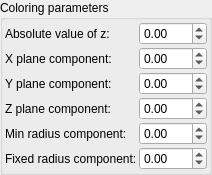
    <widget class="QGroupBox" name="groupBox_4">
     <property name="title">
      <string>Coloring parameters</string>
     </property>
     <layout class="QGridLayout" name="gridLayout_5">
      <property name="leftMargin">
       <number>2</number>
      </property>
      <property name="topMargin">
       <number>2</number>
      </property>
      <property name="rightMargin">
       <number>2</number>
      </property>
      <property name="bottomMargin">
       <number>2</number>
      </property>
      <property name="spacing">
       <number>2</number>
      </property>
      <item row="0" column="0">
       <layout class="QGridLayout" name="gridLayout_4" columnstretch="0,1">
        <property name="spacing">
         <number>2</number>
        </property>
        <item row="4" column="0">
         <widget class="QLabel" name="label_28">
          <property name="text">
           <string>Min radius component:</string>
          </property>
         </widget>
        </item>
        <item row="2" column="0">
         <widget class="QLabel" name="label_26">
          <property name="text">
           <string>Y plane component:</string>
          </property>
         </widget>
        </item>
        <item row="1" column="1">
         <widget class="MyDoubleSpinBox" name="spinbox3_mandelbox_color_x">
          <property name="sizePolicy">
           <sizepolicy hsizetype="Minimum" vsizetype="Maximum">
            <horstretch>0</horstretch>
            <verstretch>0</verstretch>
           </sizepolicy>
          </property>
          <property name="prefix">
           <string/>
          </property>
          <property name="suffix">
           <string/>
          </property>
          <property name="decimals">
           <number>2</number>
          </property>
          <property name="minimum">
           <double>-100.000000000000000</double>
          </property>
          <property name="maximum">
           <double>100.000000000000000</double>
          </property>
          <property name="singleStep">
           <double>0.100000000000000</double>
          </property>
         </widget>
        </item>
        <item row="3" column="1">
         <widget class="MyDoubleSpinBox" name="spinbox3_mandelbox_color_z">
          <property name="sizePolicy">
           <sizepolicy hsizetype="Minimum" vsizetype="Maximum">
            <horstretch>0</horstretch>
            <verstretch>0</verstretch>
           </sizepolicy>
          </property>
          <property name="prefix">
           <string/>
          </property>
          <property name="suffix">
           <string/>
          </property>
          <property name="decimals">
           <number>2</number>
          </property>
          <property name="minimum">
           <double>-100.000000000000000</double>
          </property>
          <property name="maximum">
           <double>100.000000000000000</double>
          </property>
          <property name="singleStep">
           <double>0.100000000000000</double>
          </property>
         </widget>
        </item>
        <item row="1" column="0">
         <widget class="QLabel" name="label_25">
          <property name="text">
           <string>X plane component:</string>
          </property>
         </widget>
        </item>
        <item row="3" column="0">
         <widget class="QLabel" name="label_27">
          <property name="text">
           <string>Z plane component:</string>
          </property>
         </widget>
        </item>
        <item row="0" column="1">
         <widget class="MyDoubleSpinBox" name="spinbox_mandelbox_color_R">
          <property name="sizePolicy">
           <sizepolicy hsizetype="Minimum" vsizetype="Maximum">
            <horstretch>0</horstretch>
            <verstretch>0</verstretch>
           </sizepolicy>
          </property>
          <property name="prefix">
           <string/>
          </property>
          <property name="suffix">
           <string/>
          </property>
          <property name="decimals">
           <number>2</number>
          </property>
          <property name="minimum">
           <double>-100.000000000000000</double>
          </property>
          <property name="maximum">
           <double>100.000000000000000</double>
          </property>
          <property name="singleStep">
           <double>0.100000000000000</double>
          </property>
         </widget>
        </item>
        <item row="0" column="0">
         <widget class="QLabel" name="label_24">
          <property name="text">
           <string>Absolute value of z:</string>
          </property>
         </widget>
        </item>
        <item row="2" column="1">
         <widget class="MyDoubleSpinBox" name="spinbox3_mandelbox_color_y">
          <property name="sizePolicy">
           <sizepolicy hsizetype="Minimum" vsizetype="Maximum">
            <horstretch>0</horstretch>
            <verstretch>0</verstretch>
           </sizepolicy>
          </property>
          <property name="prefix">
           <string/>
          </property>
          <property name="suffix">
           <string/>
          </property>
          <property name="decimals">
           <number>2</number>
          </property>
          <property name="minimum">
           <double>-100.000000000000000</double>
          </property>
          <property name="maximum">
           <double>100.000000000000000</double>
          </property>
          <property name="singleStep">
           <double>0.100000000000000</double>
          </property>
         </widget>
        </item>
        <item row="5" column="0">
         <widget class="QLabel" name="label_29">
          <property name="text">
           <string>Fixed radius component:</string>
          </property>
         </widget>
        </item>
        <item row="4" column="1">
         <widget class="MyDoubleSpinBox" name="spinbox_mandelbox_color_Sp1">
          <property name="sizePolicy">
           <sizepolicy hsizetype="Minimum" vsizetype="Maximum">
            <horstretch>0</horstretch>
            <verstretch>0</verstretch>
           </sizepolicy>
          </property>
          <property name="prefix">
           <string/>
          </property>
          <property name="suffix">
           <string/>
          </property>
          <property name="decimals">
           <number>2</number>
          </property>
          <property name="minimum">
           <double>-100.000000000000000</double>
          </property>
          <property name="maximum">
           <double>100.000000000000000</double>
          </property>
          <property name="singleStep">
           <double>0.100000000000000</double>
          </property>
         </widget>
        </item>
        <item row="5" column="1">
         <widget class="MyDoubleSpinBox" name="spinbox_mandelbox_color_Sp2">
          <property name="sizePolicy">
           <sizepolicy hsizetype="Minimum" vsizetype="Maximum">
            <horstretch>0</horstretch>
            <verstretch>0</verstretch>
           </sizepolicy>
          </property>
          <property name="prefix">
           <string/>
          </property>
          <property name="suffix">
           <string/>
          </property>
          <property name="decimals">
           <number>2</number>
          </property>
          <property name="minimum">
           <double>-100.000000000000000</double>
          </property>
          <property name="maximum">
           <double>100.000000000000000</double>
          </property>
          <property name="singleStep">
           <double>0.100000000000000</double>
          </property>
         </widget>
        </item>
       </layout>
      </item>
     </layout>
    </widget>
